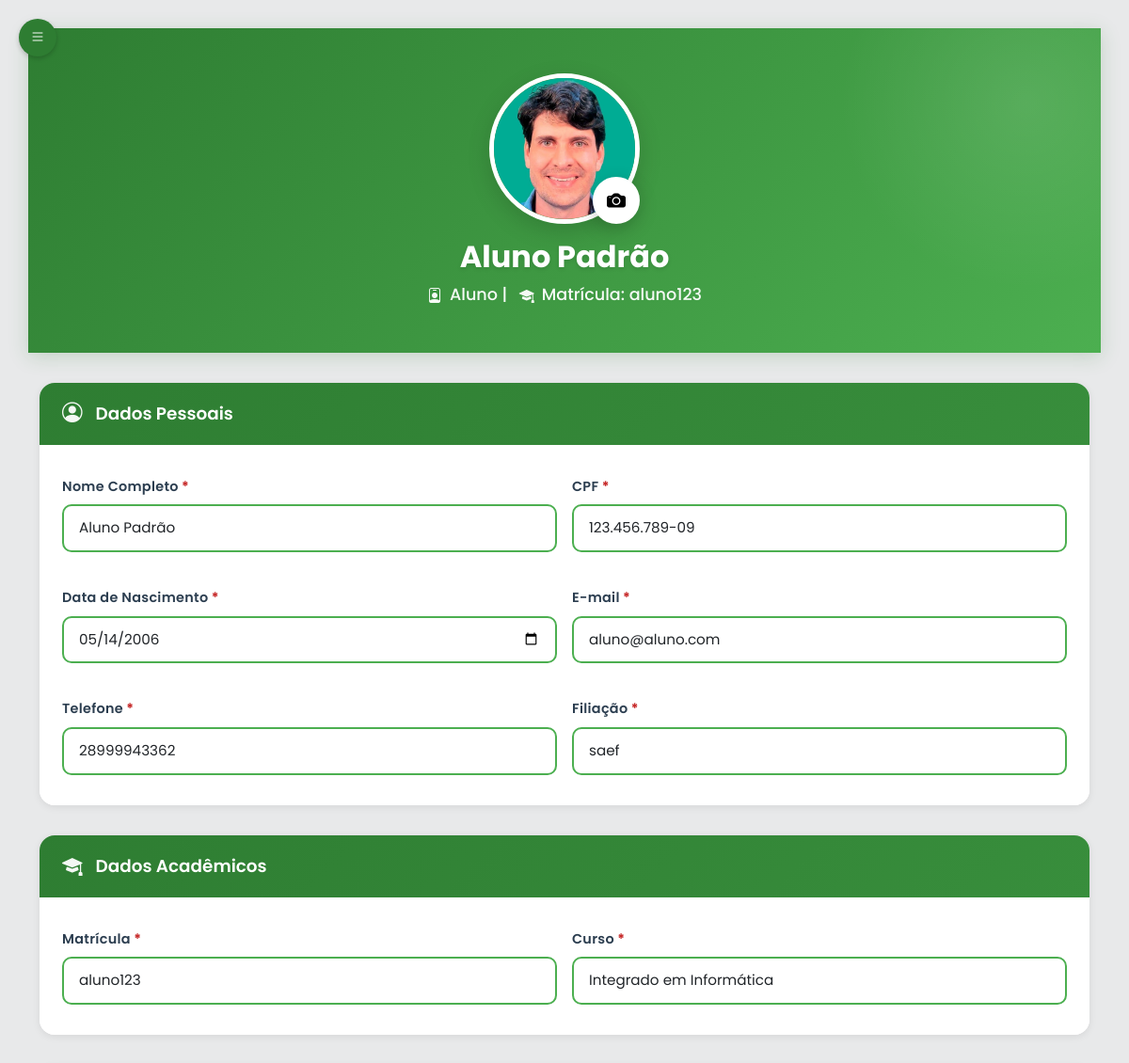
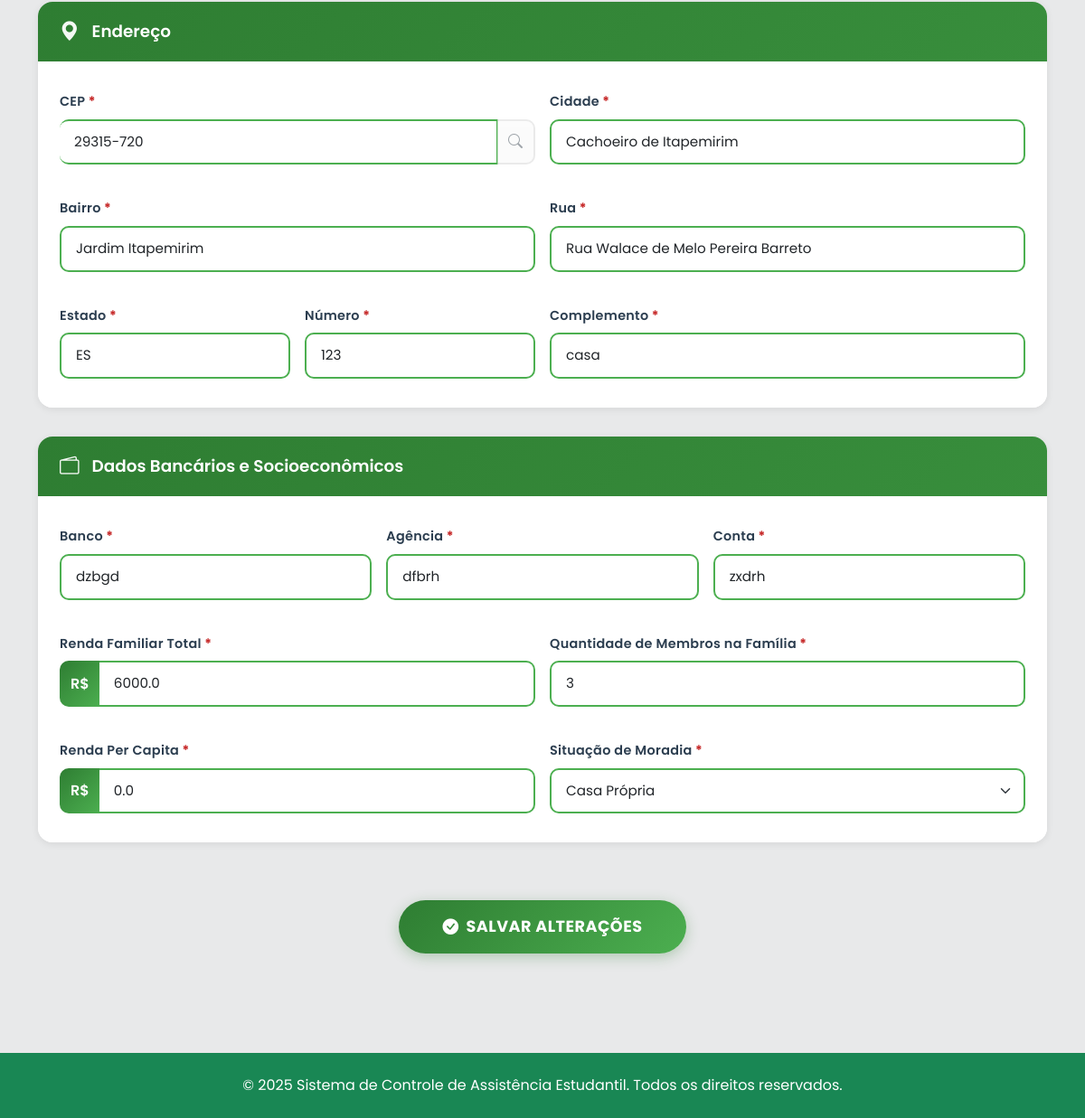
Page /aluno/perfil (signed in) on the committed database (2 pictures, top to bottom).
### tables this page shows
CREATE TABLE usuario (
id_usuario INTEGER PRIMARY KEY AUTOINCREMENT,
nome TEXT NOT NULL,
matricula TEXT UNIQUE NOT NULL,
email TEXT NOT NULL UNIQUE,
senha TEXT NOT NULL,
perfil TEXT NOT NULL DEFAULT 'aluno',
foto TEXT,
token_redefinicao TEXT,
data_token TIMESTAMP,
data_cadastro TIMESTAMP DEFAULT CURRENT_TIMESTAMP
);

CREATE TABLE aluno (
    id_usuario INTEGER PRIMARY KEY,
    cpf TEXT NOT NULL,
    telefone TEXT NOT NULL,
    curso TEXT NOT NULL,
    data_nascimento TEXT NOT NULL,
    filiacao TEXT NOT NULL,
    cep TEXT NOT NULL,
    cidade TEXT NOT NULL,
    bairro TEXT NOT NULL,
    rua TEXT NOT NULL,
    numero TEXT NOT NULL,
    nome_banco TEXT NOT NULL,
    agencia_bancaria TEXT NOT NULL,
    numero_conta_bancaria TEXT NOT NULL,
    renda_familiar REAL NOT NULL,
    quantidade_pessoas INTEGER NOT NULL,
    renda_per_capita REAL NOT NULL,
    situacao_moradia TEXT NOT NULL,
    cadastro_completo BOOLEAN DEFAULT 0, estado TEXT DEFAULT '', complemento TEXT DEFAULT '', possivel_aluno BOOLEAN DEFAULT 1, aprovado BOOLEAN DEFAULT 0, ano_ingresso INTEGER, ano_conclusao_previsto INTEGER, bolsa_pesquisa TEXT, cad_unico TEXT, bolsa_familia TEXT,
    FOREIGN KEY (id_usuario) REFERENCES usuario(id_usuario) ON DELETE CASCADE
);

### routes/aluno/dados_cadastrais_routes.py (the view)
@router.get("/perfil")
@requer_autenticacao(["aluno"])
async def get_dados_cadastrais(request: Request, usuario_logado: dict = None, sucesso: str = None, foto_sucesso: str = None, erro: str = None):
    aluno = aluno_repo.obter_por_matricula(usuario_logado['matricula'])
    if not aluno:
        usuario = usuario_repo.obter_usuario_por_matricula(usuario_logado['matricula'])
        if usuario:
            from model.aluno_model import Aluno
            aluno = Aluno(
                id_usuario=usuario.id_usuario,
                nome=usuario.nome,
                matricula=usuario.matricula,
                email=usuario.email,
                senha=usuario.senha,
                perfil=usuario.perfil,
                foto=usuario.foto,
                token_redefinicao=usuario.token_redefinicao,
                data_token=usuario.data_token,
                data_cadastro=usuario.data_cadastro,
                cpf="",
                telefone="",
                curso="",
                data_nascimento="",
                filiacao="",
                cep="",
                cidade="",
                bairro="",
                rua="",
                numero="",
                estado="",
                complemento="",
                nome_banco="",
                agencia_bancaria="",
                numero_conta_bancaria="",
                renda_familiar=0.0,
                quantidade_pessoas=1,
                renda_per_capita=0.0,
                situacao_moradia=""
            )
        else:
            aluno = usuario
    context = {"request": request, "aluno": aluno}
    if sucesso:
        context["mensagem_sucesso"] = "Informações salvas com sucesso!"
    elif foto_sucesso:
        context["mensagem_sucesso"] = "Foto do perfil alterada com sucesso!"
    if erro == "tipo_invalido":
        context["mensagem_erro"] = "Tipo de arquivo inválido. Use apenas JPG, JPEG ou PNG."
    elif erro == "upload_falhou":
        context["mensagem_erro"] = "Erro ao fazer upload da foto. Tente novamente."
    response = templates.TemplateResponse("/aluno/perfil.html", context)
    return response

### templates/aluno/perfil.html (shortened to what this page needs)
{% extends 'base2.html' %}
{% set active_page = 'dados_cadastrais' %}
{% block head %}
<link rel="stylesheet" href="/static/css/perfil_aluno.css">
{% endblock %}
{% block content %}
    <div class="main-content" id="mainContent">
        <div class="profile-header">
            <div class="container">
                <div class="row justify-content-center">
                    <div class="col-12 text-center">
                        <div class="position-relative d-inline-block mb-3">
                            <img id="foto-atual"
                                src="{{ aluno.foto or '/static/img/perfil.png' }}?v={{ range(1, 999999) | random }}"
                                class="rounded-circle"
                                style="width: 160px; height: 160px; object-fit: cover;"
                                alt="Foto do perfil">
                            <button class="btn btn-light position-absolute bottom-0 end-0 rounded-circle"
                                    data-bs-toggle="modal" data-bs-target="#changePhotoModal"
                                    title="Alterar foto">
                                <i class="bi bi-camera-fill"></i>
                            </button>
                        </div>
                        <div class="profile-info">
                            <h3 class="mb-2">{{ aluno.nome }}</h3>
                            <p class="mb-0">
                                <i class="bi bi-person-badge me-2"></i>Aluno |
                                <i class="bi bi-mortarboard-fill ms-2 me-2"></i>Matrícula: {{ aluno.matricula }}
                            </p>
                        </div>
                    </div>
                </div>
            </div>
        </div>
        <div class="container">
            <form id="formCadastral" method="post" action="/aluno/perfil">
            <div class="card data-card">
                <div class="card-header">
                    <h5>
                        <i class="bi bi-person-circle"></i>
                        Dados Pessoais
                    </h5>
                </div>
                <div class="card-body">
                        <div class="row g-3">
                            <div class="col-md-6">
                                <label class="form-label">Nome Completo</label>
                                <input type="text" class="form-control {% if campo_erro == 'nome' %}is-invalid{% endif %}" name="nome" value="{{ aluno.nome }}" required>
                            </div>
                            <div class="col-md-6">
                                <label class="form-label">CPF</label>
                                <input type="text" class="form-control {% if campo_erro == 'cpf' %}is-invalid{% endif %}" name="cpf" value="{{ aluno.cpf }}" required>
                            </div>
                            <div class="col-md-6">
                                <label class="form-label">Data de Nascimento</label>
                                <input type="date" class="form-control {% if campo_erro == 'data_nascimento' %}is-invalid{% endif %}" name="data_nascimento" value="{{ aluno.data_nascimento }}" required>
                            </div>
                            <div class="col-md-6">
                                <label class="form-label">E-mail</label>
                                <input type="email" class="form-control {% if campo_erro == 'email' %}is-invalid{% endif %}" name="email" value="{{ aluno.email }}" required>
                            </div>
                            <div class="col-md-6">
                                <label class="form-label">Telefone</label>
                                <input type="tel" class="form-control {% if campo_erro == 'telefone' %}is-invalid{% endif %}" name="telefone" value="{{ aluno.telefone }}" required>
                            </div>
                            <div class="col-md-6">
                                <label class="form-label">Filiação</label>
                                <input type="text" class="form-control {% if campo_erro == 'filiacao' %}is-invalid{% endif %}" name="filiacao" value="{{ aluno.filiacao }}" required>
                            </div>
                        </div>
                </div>
            </div>
            <div class="card data-card">
                <div class="card-header">
                    <h5>
                        <i class="bi bi-mortarboard-fill"></i>
                        Dados Acadêmicos
                    </h5>
                </div>
                <div class="card-body">
                        <div class="row g-3">
                            <div class="col-md-6">
                                <label class="form-label">Matrícula</label>
                                <input type="text" class="form-control {% if campo_erro == 'matricula' %}is-invalid{% endif %}" name="matricula" value="{{ aluno.matricula }}" required>
                            </div>
                            <div class="col-md-6">
                                <label class="form-label">Curso</label>
                                <input type="text" class="form-control {% if campo_erro == 'curso' %}is-invalid{% endif %}" name="curso" value="{{ aluno.curso }}" required>
                            </div>
                        </div>
                </div>
            </div>
            <div class="card data-card">
                <div class="card-header">
                    <h5>
                        <i class="bi bi-geo-alt-fill"></i>
                        Endereço
                    </h5>
                </div>
                <div class="card-body">
                        <div class="row g-3">
                            <div class="col-md-6">
                                <label class="form-label">CEP</label>
                                <div class="input-group">
                                    <input type="text" class="form-control {% if campo_erro == 'cep' %}is-invalid{% endif %}" id="cep" name="cep" value="{{ aluno.cep }}"
                                           maxlength="9" placeholder="00000-000" required>
                                    <button class="btn btn-outline-secondary" type="button" id="btn-buscar-cep" disabled>
                                        <i class="bi bi-search"></i>
                                    </button>
                                </div>
                            </div>
                            <div class="col-md-6">
                                <label class="form-label">Cidade</label>
                                <input type="text" class="form-control {% if campo_erro == 'cidade' %}is-invalid{% endif %}" id="cidade" name="cidade" value="{{ aluno.cidade }}" required>
                            </div>
                            <div class="col-md-6">
                                <label class="form-label">Bairro</label>
                                <input type="text" class="form-control {% if campo_erro == 'bairro' %}is-invalid{% endif %}" id="bairro" name="bairro" value="{{ aluno.bairro }}" required>
                            </div>
                            <div class="col-md-6">
                                <label class="form-label">Rua</label>
                                <input type="text" class="form-control {% if campo_erro == 'rua' %}is-invalid{% endif %}" id="rua" name="rua" value="{{ aluno.rua }}" required>
                            </div>
                            <div class="col-md-3">
                                <label class="form-label">Estado</label>
                                <input type="text" class="form-control {% if campo_erro == 'estado' %}is-invalid{% endif %}" id="estado" name="estado" value="{{ aluno.estado }}" required>
                            </div>
                            <div class="col-md-3">
                                <label class="form-label">Número</label>
                                <input type="text" class="form-control {% if campo_erro == 'numero' %}is-invalid{% endif %}" name="numero" value="{{ aluno.numero }}" required>
                            </div>
                            <div class="col-md-6">
                                <label class="form-label">Complemento</label>
                                <input type="text" class="form-control {% if campo_erro == 'complemento' %}is-invalid{% endif %}" name="complemento" value="{{ aluno.complemento }}">
                            </div>
                        </div>
                </div>
            </div>
            <div class="card data-card">
                <div class="card-header">
                    <h5>
                        <i class="bi bi-wallet2"></i>
                        Dados Bancários e Socioeconômicos
                    </h5>
                </div>
                <div class="card-body">
                        <div class="row g-3">
                            <div class="col-md-4">
                                <label class="form-label">Banco</label>
                                <input type="text" class="form-control {% if campo_erro == 'nome_banco' %}is-invalid{% endif %}" name="nome_banco" value="{{ aluno.nome_banco }}" required>
                            </div>
                            <div class="col-md-4">
                                <label class="form-label">Agência</label>
                                <input type="text" class="form-control {% if campo_erro == 'agencia_bancaria' %}is-invalid{% endif %}" name="agencia_bancaria" value="{{ aluno.agencia_bancaria }}" required>
                            </div>
                            <div class="col-md-4">
                                <label class="form-label">Conta</label>
                                <input type="text" class="form-control {% if campo_erro == 'numero_conta_bancaria' %}is-invalid{% endif %}" name="numero_conta_bancaria" value="{{ aluno.numero_conta_bancaria }}" required>
                            </div>
                            <div class="col-md-6">
                                <label class="form-label">Renda Familiar Total</label>
                                <div class="input-group">
                                    <span class="input-group-text">R$</span>
                                    <input type="text" class="form-control {% if campo_erro == 'renda_familiar' %}is-invalid{% endif %}" name="renda_familiar" value="{{ aluno.renda_familiar }}" required>
                                </div>
                            </div>
                            <div class="col-md-6">
                                <label class="form-label">Quantidade de Membros na Família</label>
                                <input type="number" class="form-control {% if campo_erro == 'quantidade_pessoas' %}is-invalid{% endif %}" name="quantidade_pessoas" value="{{ aluno.quantidade_pessoas }}" required>
                            </div>
                            <div class="col-md-6">
                                <label class="form-label">Renda Per Capita</label>
                                <div class="input-group">
                                    <span class="input-group-text">R$</span>
                                    <input type="text" class="form-control {% if campo_erro == 'renda_per_capita' %}is-invalid{% endif %}" name="renda_per_capita" value="{{ aluno.renda_per_capita }}" required>
                                </div>
                            </div>
                            <div class="col-md-6">
                                <label class="form-label">Situação de Moradia</label>
                                <select class="form-select {% if campo_erro == 'situacao_moradia' %}is-invalid{% endif %}" name="situacao_moradia" required>
                                    <option value="Casa Própria" {% if aluno.situacao_moradia == "Casa Própria" %}selected{% endif %}>Casa Própria</option>
                                </select>
                            </div>
                        </div>
                </div>
            </div>
            <div class="text-center mt-4 mb-5">
                <button type="submit" class="btn btn-success btn-lg">
                    <i class="bi bi-check-circle-fill me-2"></i>Salvar Alterações
                </button>
            </div>
            </form>
        </div>
    </div>
    {% endblock %}

### rows in the picture
usuario: foto (picture), nome "Aluno Padrão", matricula "aluno123", email "aluno@aluno.com"
aluno: cpf "123.456.789-09", data_nascimento "05/14/2006", telefone "28999943362", filiacao "saef", curso "Integrado em Informática", cep "29315-720", cidade "Cachoeiro de Itapemirim", bairro "Jardim Itapemirim", rua "Rua Walace de Melo Pereira Barreto", estado "ES", numero "123", complemento "casa", nome_banco "dzbgd", agencia_bancaria "dfbrh", numero_conta_bancaria "zxdrh", renda_familiar "6000.0", quantidade_pessoas "3", renda_per_capita "0.0", situacao_moradia "Casa Própria"
